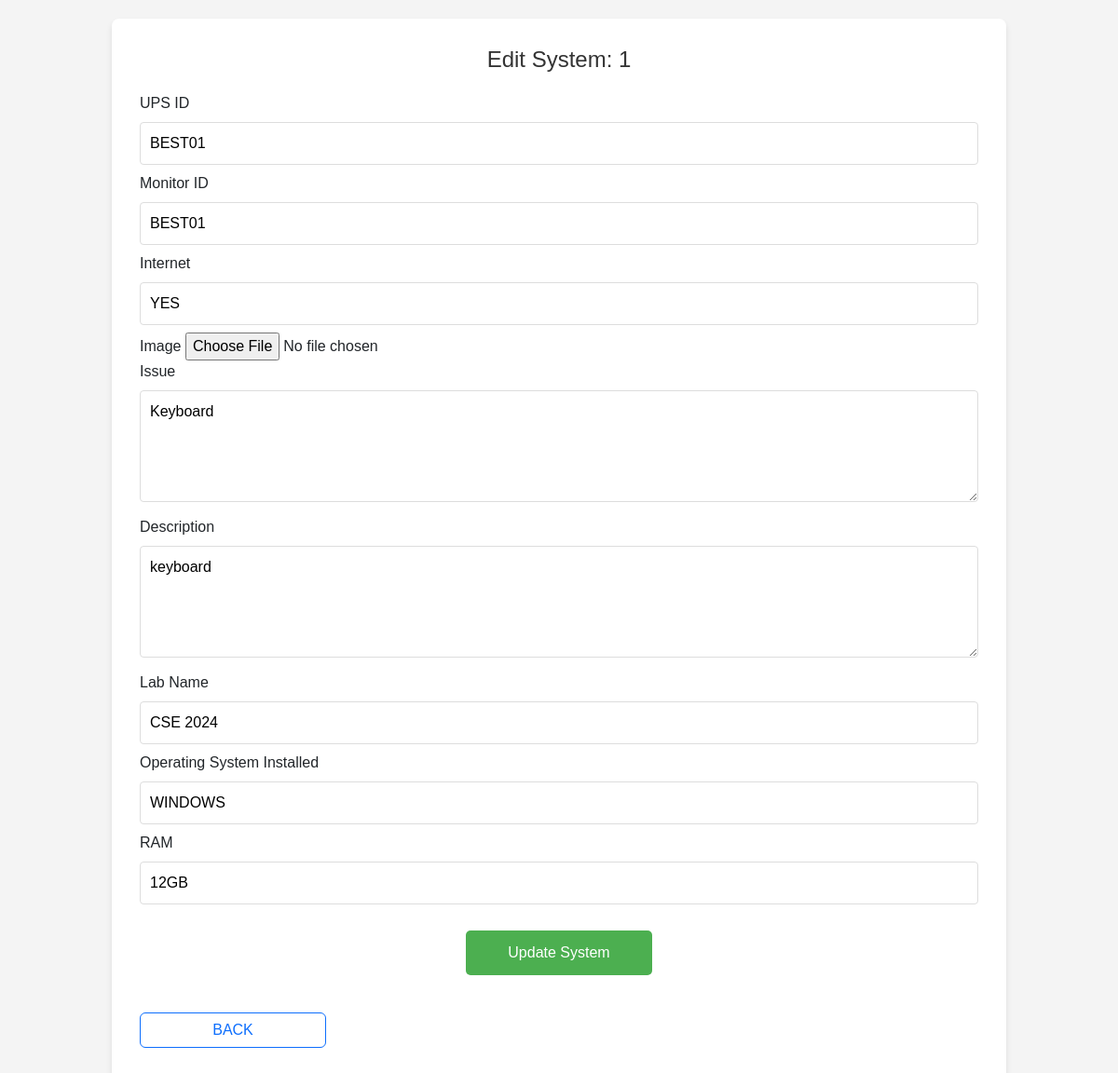
The app's page /admin/edit_system.php?id=1 (signed in), older data.
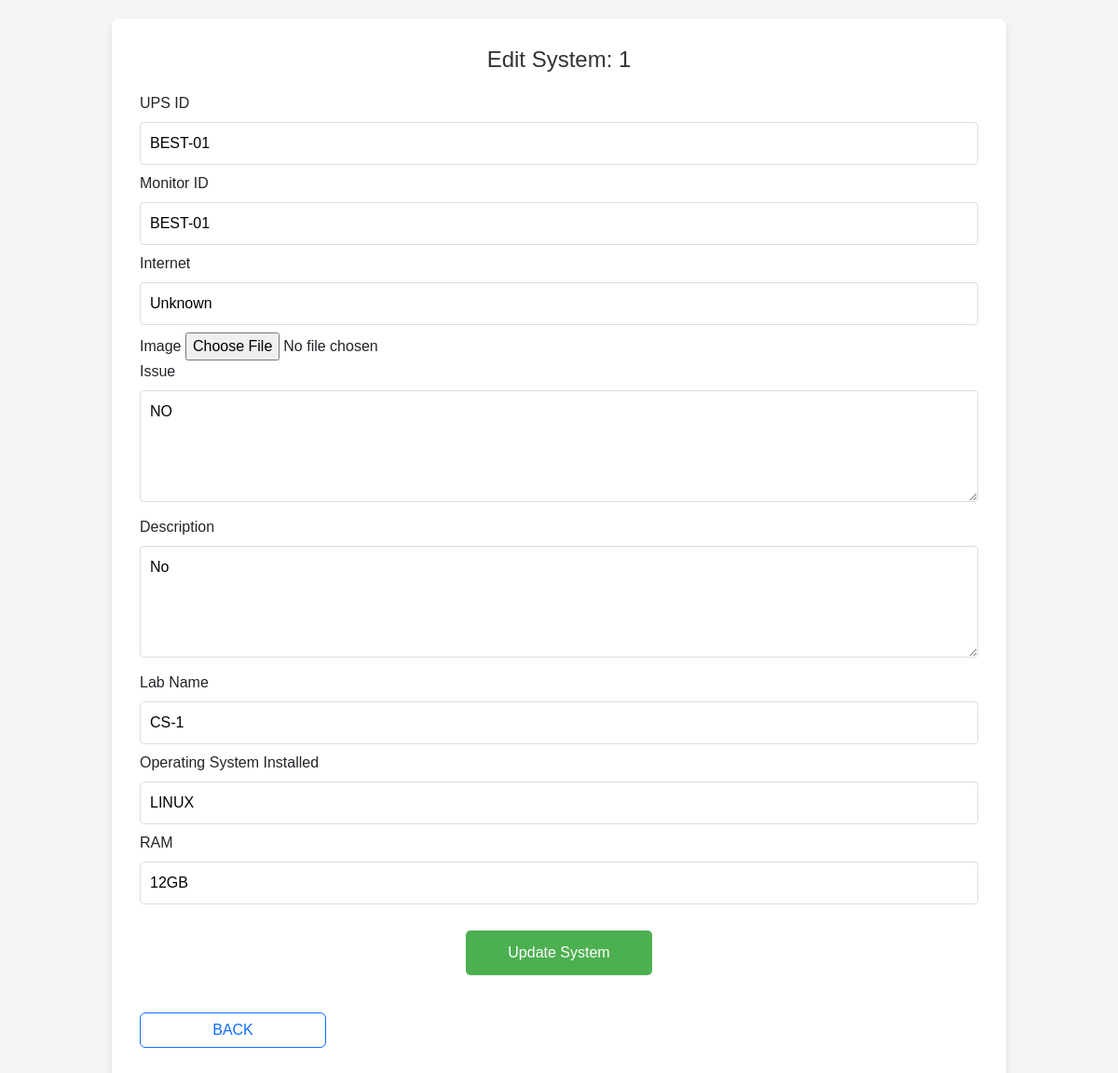
The same page, newer data.
### tables this page shows
CREATE TABLE `systems` (
  `id` int(11) NOT NULL,
  `cpu_id` varchar(255) DEFAULT NULL,
  `ups_id` varchar(255) DEFAULT NULL,
  `monitor_id` varchar(255) DEFAULT NULL,
  `issue` text DEFAULT NULL,
  `description` text DEFAULT NULL,
  `lab_name` varchar(255) DEFAULT NULL,
  `os_installed` varchar(255) DEFAULT NULL,
  `ram` varchar(255) DEFAULT NULL,
  `image` varchar(255) DEFAULT NULL,
  `internet` enum('Yes','No','Unknown') NOT NULL DEFAULT 'Unknown'
);

### admin/edit_system.php (the view, shortened to what this page needs)
<?php
include '../includes/db.php';
if (isset($_GET['id'])) {
    $system_id = intval($_GET['id']);
    $query = "SELECT * FROM systems WHERE id = $system_id";
    $result = mysqli_query($conn, $query);
    if ($result && mysqli_num_rows($result) > 0) {
        $system = mysqli_fetch_assoc($result);
    } else {
        echo "<p>System not found.</p>";
        exit();
    }
} else {
    echo "<p>Invalid system ID.</p>";
    exit();
}
?>
<!DOCTYPE html>
<html lang="en">
<head>
    <link rel="stylesheet" href="admin_panel.css">
    <link rel="stylesheet" href="bootstrap.min.css">
    <link href='https://unpkg.com/boxicons@2.1.4/css/boxicons.min.css' rel='stylesheet'>
</head>
<body>
    <main>
        <h1>Edit System: <?php echo htmlspecialchars($system['id']); ?></h1>
        <form method="POST" enctype="multipart/form-data">
    <label for="ups_id">UPS ID</label>
    <input type="text" name="ups_id" value="<?php echo htmlspecialchars($system['ups_id']); ?>" required><br>
    <label for="monitor_id">Monitor ID</label>
    <input type="text" name="monitor_id" value="<?php echo htmlspecialchars($system['monitor_id']); ?>" required><br>
    <label for="internet">Internet</label>
    <input type="text" name="internet" value="<?php echo htmlspecialchars($system['internet']); ?>" required><br>
    <label for="image">Image</label>
    <input type="file" name="image"><br>
    <label for="issue">Issue</label>
    <textarea name="issue"><?php echo htmlspecialchars($system['issue']); ?></textarea><br>
    <label for="description">Description</label>
    <textarea name="description"><?php echo htmlspecialchars($system['description']); ?></textarea><br>
    <label for="lab_name">Lab Name</label>
    <input type="text" name="lab_name" value="<?php echo htmlspecialchars($system['lab_name']); ?>" required><br>
    <label for="os_installed">Operating System Installed</label>
    <input type="text" name="os_installed" value="<?php echo htmlspecialchars($system['os_installed']); ?>" required><br>
    <label for="ram">RAM</label>
    <input type="text" name="ram" value="<?php echo htmlspecialchars($system['ram']); ?>" required><br>
    <button type="submit">Update System</button>
</form>
        <div class="back">
            <button class="btn btn-outline-primary" onclick="window.location.href='manage_systems.php'">BACK</button>
        </div>
    </main>
</body>
</html>

Row changes from the older to the newer data that the page shows:
changed systems "12GB": ups_id "BEST01" → "BEST-01"; monitor_id "BEST01" → "BEST-01"; internet "YES" → "Unknown"; issue "Keyboard" → "NO"; description "keyboard" → "No"; lab_name "CSE 2024" → "CS-1"; os_installed "WINDOWS" → "LINUX"
